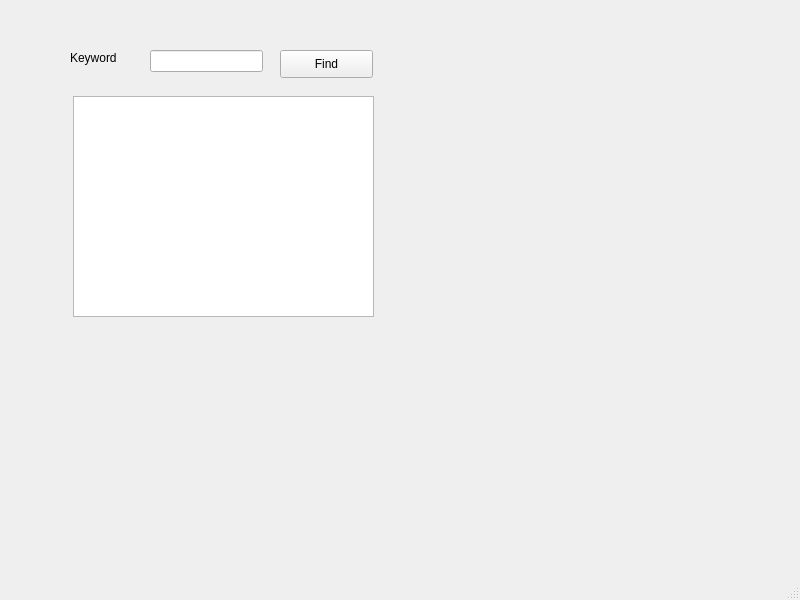
<?xml version="1.0" encoding="UTF-8"?>
<ui version="4.0">
 <class>MainWindow</class>
 <widget class="QMainWindow" name="MainWindow">
  <property name="geometry">
   <rect>
    <x>0</x>
    <y>0</y>
    <width>800</width>
    <height>600</height>
   </rect>
  </property>
  <property name="windowTitle">
   <string>MainWindow</string>
  </property>
  <widget class="QWidget" name="centralwidget">
   <widget class="QLabel" name="label">
    <property name="geometry">
     <rect>
      <x>70</x>
      <y>50</y>
      <width>55</width>
      <height>16</height>
     </rect>
    </property>
    <property name="text">
     <string>Keyword</string>
    </property>
   </widget>
   <widget class="QLineEdit" name="lineEdit">
    <property name="geometry">
     <rect>
      <x>150</x>
      <y>50</y>
      <width>113</width>
      <height>22</height>
     </rect>
    </property>
   </widget>
   <widget class="QPushButton" name="findButton">
    <property name="geometry">
     <rect>
      <x>280</x>
      <y>50</y>
      <width>93</width>
      <height>28</height>
     </rect>
    </property>
    <property name="text">
     <string>Find</string>
    </property>
   </widget>
   <widget class="QTextEdit" name="textEdit">
    <property name="geometry">
     <rect>
      <x>73</x>
      <y>96</y>
      <width>301</width>
      <height>221</height>
     </rect>
    </property>
   </widget>
  </widget>
  <widget class="QMenuBar" name="menubar">
   <property name="geometry">
    <rect>
     <x>0</x>
     <y>0</y>
     <width>800</width>
     <height>26</height>
    </rect>
   </property>
  </widget>
  <widget class="QStatusBar" name="statusbar"/>
 </widget>
 <resources/>
 <connections/>
</ui>
